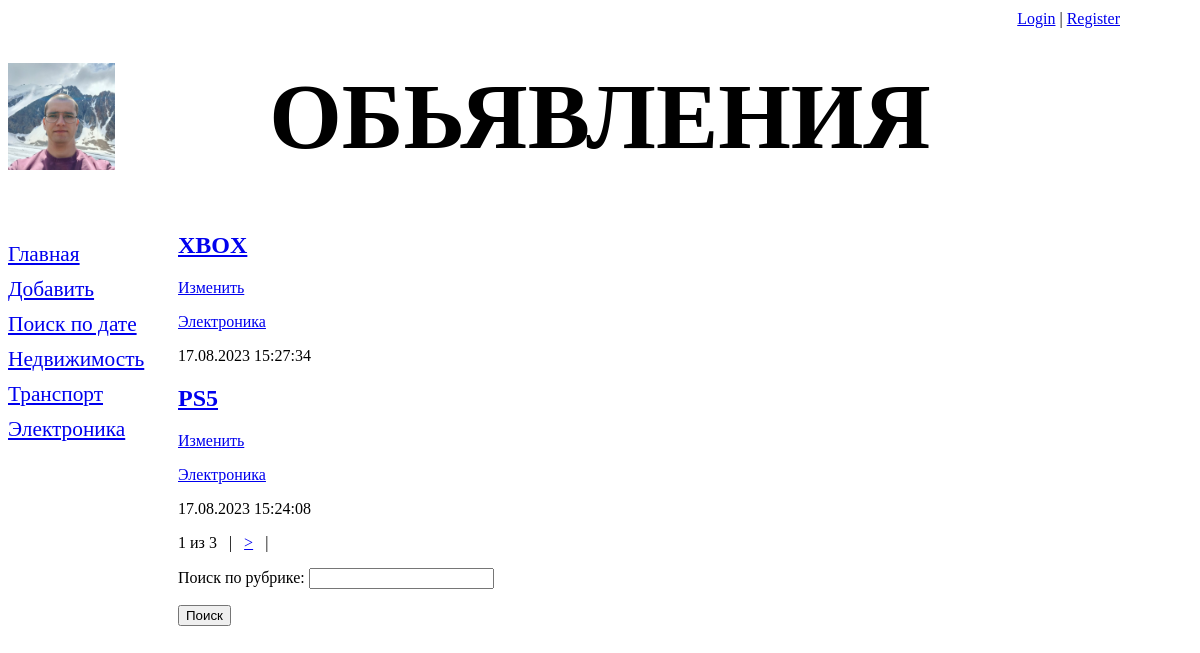
The page /bboard/ on the database as committed earlier.
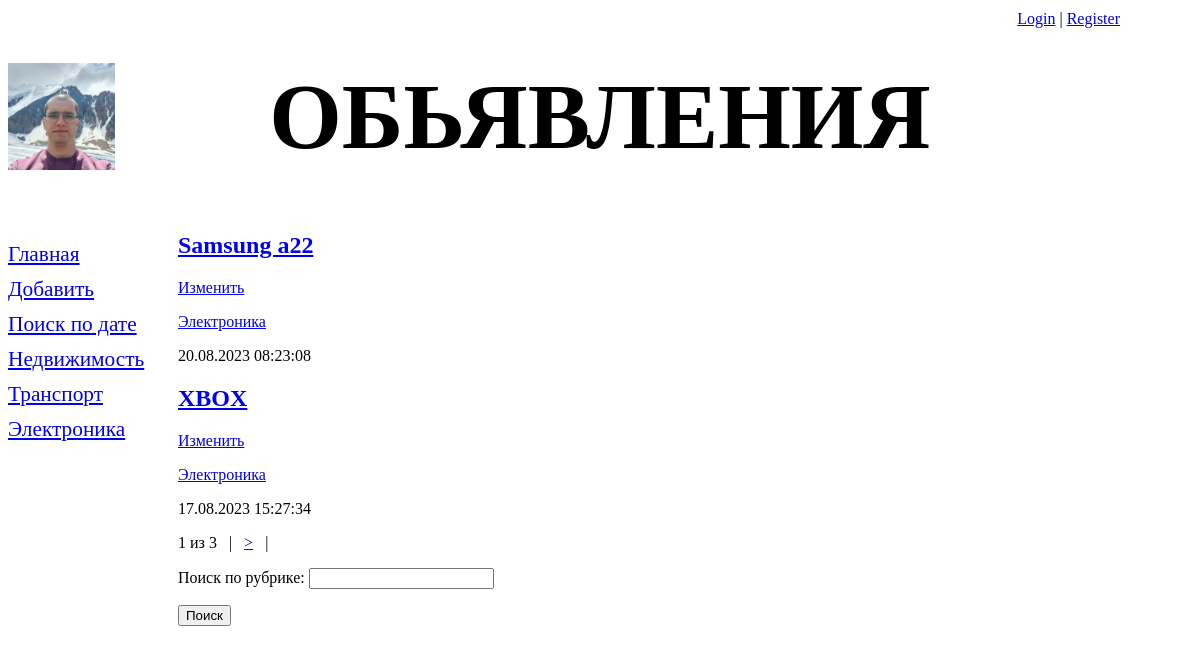
The same page on the database as committed later.
### bboard/models.py (models this page shows, shortened)
class Rubric(models.Model):
    name = models.CharField(max_length=20, db_index=True, verbose_name = 'Название')
    class Meta:
        verbose_name_plural = 'Рубрики'
        verbose_name = 'Рубрика'
        ordering = ['name']

class Bb(models.Model):
    class Kinds(models.TextChoices):
        BUY = 'b', 'Куплю'
        SELL = 'sell', 'Продам'
        EXCHANGE = 'e', 'Обменяю'
        __empty__ = 'Выберите тип публикуемого обьявления'
    kind = models.CharField(max_length=10, choices=Kinds.choices, default=Kinds.SELL)
    rubric = models.ForeignKey('Rubric', null=True, on_delete=models.PROTECT, verbose_name='Рубрика', related_name='entries')
    title = models.CharField(max_length=50, verbose_name='Товар')
    content = models.TextField(null=True, blank=True, verbose_name='Описание')
    price = models.FloatField(null=True, blank=True, verbose_name='Цена')
    published = models.DateTimeField(auto_now_add=True, db_index=True, verbose_name='Опубликовано')
    class Meta:
        verbose_name_plural = 'Обьявления'
        verbose_name = 'Обьявление'
        ordering = ['-published']

### bboard/views.py (the view, shortened to what this page needs)
# urls.py: path('', BbFirstPageView.as_view(), name='index'),
class BbFirstPageView(ListView):
    template_name = 'bboard/index.html'
    context_object_name = 'bbs'
    model = Bb
    def get_queryset(self):
        return Bb.objects.all()
    def get(self, request, *args, **kwargs):
        form = RubricSearchForm()
        rubrics = Rubric.objects.all()
        page_num = self.request.GET.get('page', 1)
        paginator = Paginator(self.get_queryset(), 2)  # Используем get_queryset() для получения queryset
        page = paginator.get_page(page_num)
        return render(request, 'bboard/index.html', {'form': form, 'rubrics': rubrics, 'page': page})

### bboard/forms.py
class RubricSearchForm(forms.Form):
    rubric = forms.CharField(max_length=100, label='Поиск по рубрике')

### bboard/templates/bboard/index.html (shortened to what this page needs)
{% extends "layout/basic.html" %}
{% block content %}
{% if user.is_authenticated %}
<div style="position: absolute; top: 10px; right: 80px;">
    <a href="{% url 'about-me' %}">{{ user.username }}</a> | <a href="{% url 'logout' %}">Logout</a>
    {% else %}
        <div style="position: absolute; top: 10px; right: 80px;"><a href="{% url 'login' %}">Login</a> | <a href="{% url 'register' %}">Register</a>
    {% endif %}
</div>
{% for bb in page.object_list %}
<div>
    <H2><a href="{% url 'detail' pk=bb.pk %}">{{ bb.title }}</a></H2>
    <p><a href="{% url 'update' pk=bb.pk %}">Изменить</a></p>
    <p><a href="{% url 'by_rubric' bb.rubric.pk %}">{{ bb.rubric.name }}</a></p>
    <p>{{ bb.published|date:'d.m.Y H:i:s' }}</p>
</div>
{% endfor %}
<div>
    {{ page.number }} из {{ page.paginator.num_pages }}
    {% if page.has_next %}
    &nbsp;&nbsp;|&nbsp;&nbsp;
    <a href="?page={{ page.next_page_number }}">&gt;</a>
    &nbsp;&nbsp;|&nbsp;&nbsp;
    {% endif %}
</div>
<div>
    <form method="post">
        {{ form.as_p }}
        <button type="submit">Поиск</button>
    </form>
</div>
{% endblock %}

### bboard/templates/layout/basic.html (shortened to what this page needs)
{% load static %}
<!DOCTYPE html>
<html lang="en">
    <head>
        <link rel="stylesheet" type="text/css" href="{% static 'bboard/style.css' %}">
    </head>
    <body>
        <header>
            <h1>Обьявления</h1>
        </header>
        <nav>
            <a href="{% url 'index' %}">Главная</a>
            <a href="{% url 'add' %}">Добавить</a>
            <a href="{% url 'search' %}">Поиск по дате</a>
            {% for rubric in rubrics %}
            <a href="{% url 'by_rubric' rubric.pk %}">{{ rubric.name }}</a>
            {% endfor %}
        </nav>
        <section>
        {% block content %}
        {% endblock %}
        </section>
    </body>
</html>

Rows that differ between the two databases and show on the page:
no longer on this page (row unchanged): Bb: title "PS5", rubric.name "Электроника", published "17.08.2023 15:24:08"
added Bb: title "Samsung a22", rubric.name "Электроника", published "20.08.2023 08:23:08"
